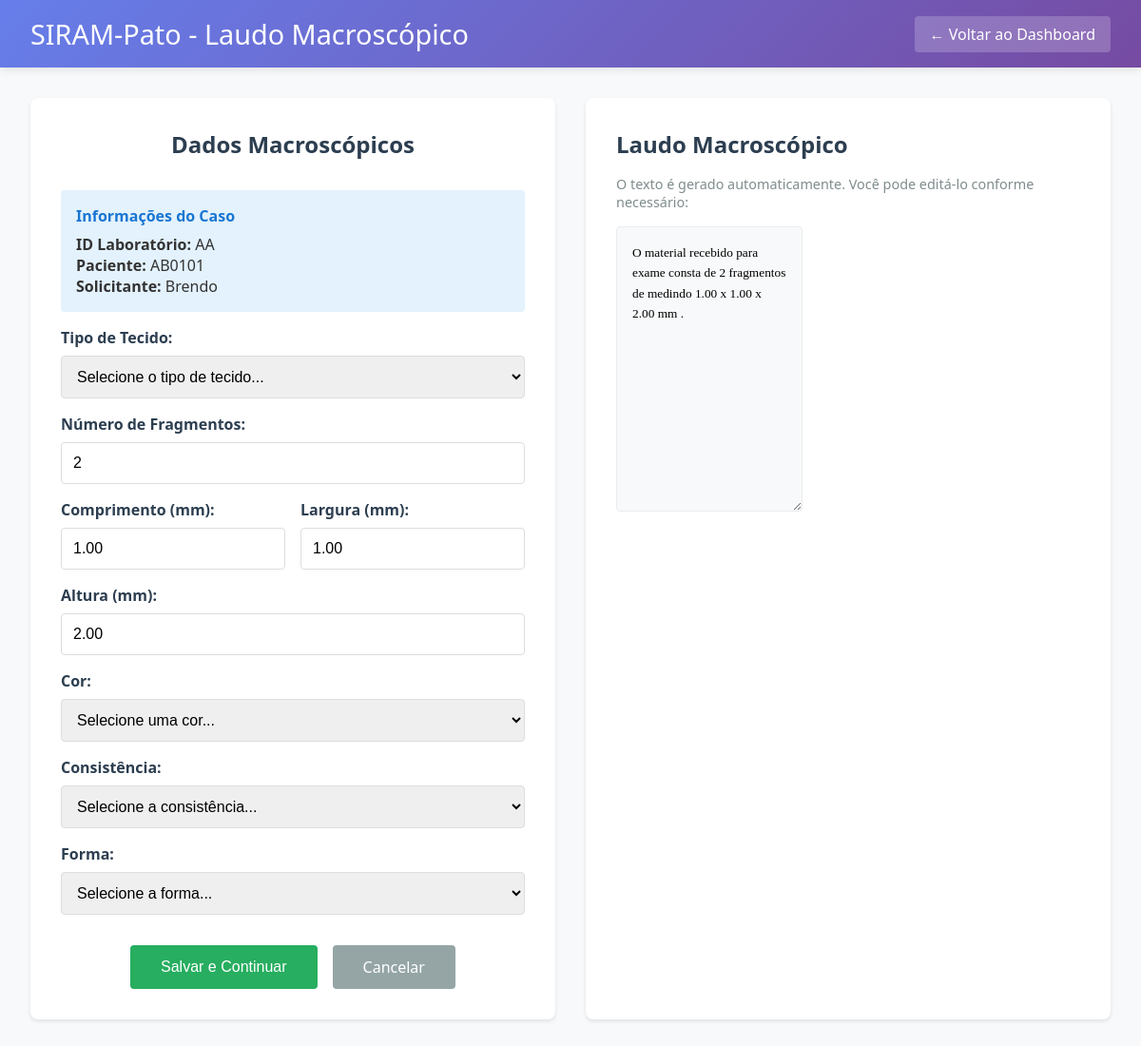
Screenshot of /laudos/laudo-macro/AA/ (signed in) with the database file from the repository.
### laudos/models.py (models this page shows)
class Caso(models.Model):
    STATUS_CHOICES = [
        ('RECEBIDO', 'Recebido'),
        ('EM_MACROSCOPIA', 'Em Macroscopia'),
        ('PENDENTE_MACRO_APROVACAO', 'Pendente de Aprovacao Macroscopica'),
        ('EM_PREPARO', 'Em Preparo/Coloracao'),
        ('PENDENTE_PREPARO_APROVACAO', 'Pendente de Aprovacao do Preparo'),
        ('EM_MICROSCOPIA', 'Em Microscopia'),
        ('PENDENTE_MICRO_APROVACAO', 'Pendente de Aprovacao Microscopica'),
        ('AGUARDANDO_APROVACAO_FINAL', 'Aguardando Aprovacao Final'),
        ('FINALIZADO', 'Finalizado'),
    ]
    ETAPA_STATUS_CHOICES = [
        ('PENDENTE', 'Pendente'),
        ('EM_PROGRESSO', 'Em progresso'),
        ('AGUARDANDO_APROVACAO', 'Aguardando aprovacao'),
        ('APROVADO', 'Aprovado'),
        ('REPROVADO', 'Reprovado'),
    ]
    id_laboratorio = models.CharField(max_length=20, unique=True, primary_key=True)
    paciente = models.ForeignKey(Paciente, on_delete=models.CASCADE, related_name='casos')
    data_recebimento = models.DateField()
    solicitante = models.CharField(max_length=255)
    diagnostico_sugerido = models.TextField(blank=True, null=True)
    observacoes_clinicas = models.TextField(blank=True, null=True)
    status = models.CharField(max_length=40, choices=STATUS_CHOICES, default='RECEBIDO')
    criado_por = models.ForeignKey(UsuarioCustomizado, on_delete=models.SET_NULL, null=True, related_name='casos_criados')
    responsavel_final = models.ForeignKey(UsuarioCustomizado, on_delete=models.SET_NULL, null=True, blank=True, related_name='casos_finalizados')
    data_criacao = models.DateTimeField(auto_now_add=True)
    data_finalizacao = models.DateTimeField(null=True, blank=True)
    macro_status = models.CharField(max_length=30, choices=ETAPA_STATUS_CHOICES, default='PENDENTE')
    macro_preenchido_por = models.ForeignKey(
        UsuarioCustomizado,
        on_delete=models.SET_NULL,
        null=True,
        blank=True,
        related_name='macros_preenchidas'
    )
    macro_preenchido_em = models.DateTimeField(null=True, blank=True)
    macro_aprovado_por = models.ForeignKey(
        UsuarioCustomizado,
        on_delete=models.SET_NULL,
        null=True,
        blank=True,
        related_name='macros_aprovadas'
    )
    macro_aprovado_em = models.DateTimeField(null=True, blank=True)
    preparo_status = models.CharField(max_length=30, choices=ETAPA_STATUS_CHOICES, default='PENDENTE')
    preparo_preenchido_por = models.ForeignKey(
        UsuarioCustomizado,
        on_delete=models.SET_NULL,
        null=True,
        blank=True,
        related_name='preparos_preenchidos'
    )
    preparo_preenchido_em = models.DateTimeField(null=True, blank=True)
    preparo_aprovado_por = models.ForeignKey(
        UsuarioCustomizado,
        on_delete=models.SET_NULL,
        null=True,
        blank=True,
        related_name='preparos_aprovados'
    )
    preparo_aprovado_em = models.DateTimeField(null=True, blank=True)
    micro_status = models.CharField(max_length=30, choices=ETAPA_STATUS_CHOICES, default='PENDENTE')
    micro_preenchido_por = models.ForeignKey(
        UsuarioCustomizado,
        on_delete=models.SET_NULL,
        null=True,
        blank=True,
        related_name='micros_preenchidos'
    )
    micro_preenchido_em = models.DateTimeField(null=True, blank=True)
    micro_aprovado_por = models.ForeignKey(
        UsuarioCustomizado,
        on_delete=models.SET_NULL,
        null=True,
        blank=True,
        related_name='micros_aprovados'
    )
    micro_aprovado_em = models.DateTimeField(null=True, blank=True)

class Paciente(models.Model):
    numero_prontuario = models.CharField(max_length=50, unique=True, primary_key=True)
    data_nascimento = models.DateField()
    SEXO_CHOICES = [('M', 'Masculino'), ('F', 'Feminino'), ('O', 'Outro')]
    sexo = models.CharField(max_length=1, choices=SEXO_CHOICES)

class LaudoMacroscopico(models.Model):
    caso = models.OneToOneField(Caso, on_delete=models.CASCADE, related_name='laudo_macroscopico')
    num_fragmentos = models.PositiveIntegerField(default=1)
    dim_comprimento_mm = models.DecimalField(max_digits=5, decimal_places=2, verbose_name='Comprimento (mm)')
    dim_largura_mm = models.DecimalField(max_digits=5, decimal_places=2, verbose_name='Largura (mm)')
    dim_altura_mm = models.DecimalField(max_digits=5, decimal_places=2, verbose_name='Altura (mm)')
    cor = models.CharField(max_length=100)
    consistencia = models.CharField(max_length=100)
    forma = models.CharField(max_length=100)
    texto_gerado = models.TextField()
    texto_editado = models.TextField(blank=True, null=True)

### laudos/views.py (the view, shortened to what this page needs)
# urls.py: path('laudo-macro/<str:caso_id>/', views.laudo_macro_view, name='laudo_macro'),
@login_required
def laudo_macro_view(request, caso_id):
    caso = get_object_or_404(Caso, id_laboratorio=caso_id)
    laudo_macro = getattr(caso, "laudo_macroscopico", None)
    form = LaudoMacroscopicoForm(instance=laudo_macro)
    context = {"caso": caso, "form": form, "laudo_macro": laudo_macro}
    return render(request, "laudos/laudo_macro.html", context)

### laudos/templates/laudos/laudo_macro.html (shortened to what this page needs)
<!DOCTYPE html>
<html lang="pt-br">
<head>
</head>
<body>
    <div class="header">
        <div class="header-content">
            <h1>SIRAM-Pato - Laudo Macroscópico</h1>
            <a href="{% url 'dashboard' %}" class="back-btn">← Voltar ao Dashboard</a>
        </div>
    </div>
    <div class="main-content">
        <div class="form-container">
            <h2 class="form-title">Dados Macroscópicos</h2>
            <div class="case-info">
                <h4>Informações do Caso</h4>
                <p><strong>ID Laboratório:</strong> {{ caso.id_laboratorio }}</p>
                <p><strong>Paciente:</strong> {{ caso.paciente.numero_prontuario }}</p>
                <p><strong>Solicitante:</strong> {{ caso.solicitante }}</p>
            </div>
            <form method="post" id="macroForm">
                <div class="form-group">
                    <label for="{{ form.tipo_tecido.id_for_label }}">Tipo de Tecido:</label>
                    {{ form.tipo_tecido }}
                </div>
                <div class="form-group">
                    <label for="{{ form.num_fragmentos.id_for_label }}">Número de Fragmentos:</label>
                    {{ form.num_fragmentos }}
                </div>
                <div class="form-row">
                    <div class="form-group">
                        <label for="{{ form.dim_comprimento_mm.id_for_label }}">Comprimento (mm):</label>
                        {{ form.dim_comprimento_mm }}
                    </div>
                    <div class="form-group">
                        <label for="{{ form.dim_largura_mm.id_for_label }}">Largura (mm):</label>
                        {{ form.dim_largura_mm }}
                    </div>
                </div>
                <div class="form-group">
                <label for="{{ form.dim_altura_mm.id_for_label }}">Altura (mm):</label>
                {{ form.dim_altura_mm }}
                </div>
                <div class="form-group">
                    <label for="{{ form.cor.id_for_label }}">Cor:</label>
                    {{ form.cor }}
                </div>
                <div class="form-group">
                    <label for="{{ form.consistencia.id_for_label }}">Consistência:</label>
                    {{ form.consistencia }}
                </div>
                <div class="form-group">
                    <label for="{{ form.forma.id_for_label }}">Forma:</label>
                    {{ form.forma }}
                </div>
                <div class="btn-container">
                    <button type="submit" class="btn btn-primary">Salvar e Continuar</button>
                    <a href="{% url 'dashboard' %}" class="btn btn-secondary">Cancelar</a>
                </div>
            </form>
        </div>
        <div class="preview-container">
            <h3 class="preview-title">Laudo Macroscópico</h3>
            <p style="color: #7f8c8d; margin-bottom: 1rem; font-size: 0.9rem;">
                O texto é gerado automaticamente. Você pode editá-lo conforme necessário:
            </p>
            <textarea id="preview-macro" class="preview-content" style="resize: vertical; min-height: 300px;">
O material recebido para exame consta de fragmento(s) de tecido...
            </textarea>
        </div>
    </div>
</body>
</html>

### laudos/templates/laudos/laudo_macro.html (style rules this page uses)
* { margin: 0; padding: 0; box-sizing: border-box; }
body { font-family: 'Segoe UI', Tahoma, Geneva, Verdana, sans-serif; background-color: #f8f9fa; color: #333; }
.header { background: linear-gradient(135deg, #667eea 0%, #764ba2 100%); color: white; padding: 1rem 2rem; box-shadow: 0 2px 10px rgba(0,0,0,0.1); }
.header-content { display: flex; justify-content: space-between; align-items: center; max-width: 1200px; margin: 0 auto; }
.header h1 { font-size: 1.8rem; font-weight: 300; }
.back-btn { background: rgba(255,255,255,0.2); color: white; text-decoration: none; padding: 0.5rem 1rem; border-radius: 4px; transition: background-color 0.3s; }
.main-content { max-width: 1200px; margin: 2rem auto; padding: 0 2rem; display: grid; grid-template-columns: 1fr 1fr; gap: 2rem; }
.form-container { background: white; padding: 2rem; border-radius: 8px; box-shadow: 0 2px 4px rgba(0,0,0,0.1); }
.preview-container { background: white; padding: 2rem; border-radius: 8px; box-shadow: 0 2px 4px rgba(0,0,0,0.1); }
.form-title { font-size: 1.5rem; color: #2c3e50; margin-bottom: 2rem; text-align: center; }
.preview-title { font-size: 1.5rem; color: #2c3e50; margin-bottom: 1rem; }
.form-group { margin-bottom: 1rem; }
.form-group label { display: block; margin-bottom: 0.5rem; color: #2c3e50; font-weight: 600; }
.form-control { width: 100%; padding: 0.75rem; border: 1px solid #ddd; border-radius: 4px; font-size: 1rem; transition: border-color 0.3s; }
.form-row { display: grid; grid-template-columns: 1fr 1fr; gap: 1rem; }
.preview-content { background: #f8f9fa; border: 1px solid #e9ecef; border-radius: 4px; padding: 1rem; min-height: 300px; font-family: 'Times New Roman', serif; line-height: 1.6; white-space: pre-wrap; }
.btn-container { display: flex; gap: 1rem; justify-content: center; margin-top: 2rem; }
.btn { padding: 0.75rem 2rem; border: none; border-radius: 4px; font-size: 1rem; cursor: pointer; text-decoration: none; display: inline-block; text-align: center; transition: all 0.3s; }
.btn-primary { background: #27ae60; color: white; }
.btn-secondary { background: #95a5a6; color: white; }
.case-info { background: #e3f2fd; padding: 1rem; border-radius: 4px; margin-bottom: 1rem; }
.case-info h4 { color: #1976d2; margin-bottom: 0.5rem; }

### rows the page displays
Caso: id_laboratorio "AA", paciente.numero_prontuario "AB0101", solicitante "Brendo"
LaudoMacroscopico: num_fragmentos "2", dim_comprimento_mm "1.00", dim_largura_mm "1.00", dim_altura_mm "2.00", cor "Selecione uma cor...", consistencia "Selecione a consistência...", forma "Selecione a forma..."
